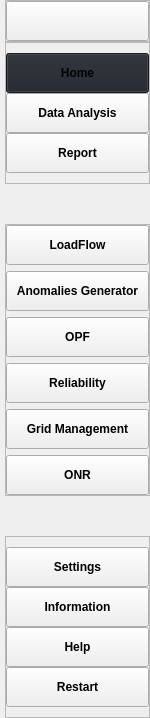
     <widget class="QCustomSlideMenu" name="leftMenuContainer" native="true">
      <property name="minimumSize">
       <size>
        <width>150</width>
        <height>0</height>
       </size>
      </property>
      <property name="maximumSize">
       <size>
        <width>53</width>
        <height>16777215</height>
       </size>
      </property>
      <layout class="QVBoxLayout" name="verticalLayout">
       <property name="spacing">
        <number>0</number>
       </property>
       <property name="leftMargin">
        <number>0</number>
       </property>
       <property name="topMargin">
        <number>0</number>
       </property>
       <property name="rightMargin">
        <number>0</number>
       </property>
       <property name="bottomMargin">
        <number>0</number>
       </property>
       <item>
        <widget class="QWidget" name="leftMenuSubContainer" native="true">
         <property name="minimumSize">
          <size>
           <width>0</width>
           <height>0</height>
          </size>
         </property>
         <property name="maximumSize">
          <size>
           <width>16777215</width>
           <height>16777215</height>
          </size>
         </property>
         <layout class="QVBoxLayout" name="verticalLayout_2">
          <property name="spacing">
           <number>0</number>
          </property>
          <property name="leftMargin">
           <number>5</number>
          </property>
          <property name="topMargin">
           <number>0</number>
          </property>
          <property name="rightMargin">
           <number>0</number>
          </property>
          <property name="bottomMargin">
           <number>0</number>
          </property>
          <item alignment="Qt::AlignTop">
           <widget class="QFrame" name="frame">
            <property name="styleSheet">
             <string notr="true"/>
            </property>
            <property name="frameShape">
             <enum>QFrame::StyledPanel</enum>
            </property>
            <property name="frameShadow">
             <enum>QFrame::Raised</enum>
            </property>
            <layout class="QHBoxLayout" name="horizontalLayout_2">
             <property name="spacing">
              <number>0</number>
             </property>
             <property name="leftMargin">
              <number>0</number>
             </property>
             <property name="topMargin">
              <number>0</number>
             </property>
             <property name="rightMargin">
              <number>0</number>
             </property>
             <property name="bottomMargin">
              <number>0</number>
             </property>
             <item>
              <widget class="QPushButton" name="menuBtn">
               <property name="minimumSize">
                <size>
                 <width>0</width>
                 <height>40</height>
                </size>
               </property>
               <property name="maximumSize">
                <size>
                 <width>16777215</width>
                 <height>40</height>
                </size>
               </property>
               <property name="toolTip">
                <string>Menu</string>
               </property>
               <property name="styleSheet">
                <string notr="true"/>
               </property>
               <property name="text">
                <string/>
               </property>
               <property name="icon">
                <iconset resource="_resources/resources.qrc">
                 <normaloff>:/icons/icons/menu.png</normaloff>:/icons/icons/menu.png</iconset>
               </property>
               <property name="iconSize">
                <size>
                 <width>24</width>
                 <height>24</height>
                </size>
               </property>
               <property name="flat">
                <bool>false</bool>
               </property>
              </widget>
             </item>
            </layout>
           </widget>
          </item>
          <item alignment="Qt::AlignTop">
           <widget class="QFrame" name="frame_2">
            <property name="sizePolicy">
             <sizepolicy hsizetype="Preferred" vsizetype="Preferred">
              <horstretch>0</horstretch>
              <verstretch>0</verstretch>
             </sizepolicy>
            </property>
            <property name="toolTip">
             <string>Data Analysis</string>
            </property>
            <property name="styleSheet">
             <string notr="true"/>
            </property>
            <property name="frameShape">
             <enum>QFrame::StyledPanel</enum>
            </property>
            <property name="frameShadow">
             <enum>QFrame::Raised</enum>
            </property>
            <layout class="QVBoxLayout" name="verticalLayout_3">
             <property name="spacing">
              <number>0</number>
             </property>
             <property name="leftMargin">
              <number>0</number>
             </property>
             <property name="topMargin">
              <number>10</number>
             </property>
             <property name="rightMargin">
              <number>0</number>
             </property>
             <property name="bottomMargin">
              <number>10</number>
             </property>
             <item>
              <widget class="QPushButton" name="homeBtn">
               <property name="minimumSize">
                <size>
                 <width>0</width>
                 <height>40</height>
                </size>
               </property>
               <property name="maximumSize">
                <size>
                 <width>16777215</width>
                 <height>40</height>
                </size>
               </property>
               <property name="font">
                <font>
                 <weight>75</weight>
                 <bold>true</bold>
                </font>
               </property>
               <property name="toolTip">
                <string>Home</string>
               </property>
               <property name="styleSheet">
                <string notr="true">background-color: #1f232a;</string>
               </property>
               <property name="text">
                <string>Home</string>
               </property>
               <property name="icon">
                <iconset resource="_resources/resources.qrc">
                 <normaloff>:/icons/icons/home.png</normaloff>:/icons/icons/home.png</iconset>
               </property>
               <property name="iconSize">
                <size>
                 <width>24</width>
                 <height>24</height>
                </size>
               </property>
               <property name="flat">
                <bool>false</bool>
               </property>
              </widget>
             </item>
             <item>
              <widget class="QPushButton" name="dataBtn">
               <property name="minimumSize">
                <size>
                 <width>0</width>
                 <height>40</height>
                </size>
               </property>
               <property name="maximumSize">
                <size>
                 <width>150</width>
                 <height>40</height>
                </size>
               </property>
               <property name="font">
                <font>
                 <weight>75</weight>
                 <bold>true</bold>
                </font>
               </property>
               <property name="styleSheet">
                <string notr="true"/>
               </property>
               <property name="text">
                <string>Data Analysis</string>
               </property>
               <property name="icon">
                <iconset resource="_resources/resources.qrc">
                 <normaloff>:/icons/icons/analysis.png</normaloff>:/icons/icons/analysis.png</iconset>
               </property>
               <property name="iconSize">
                <size>
                 <width>24</width>
                 <height>24</height>
                </size>
               </property>
               <property name="flat">
                <bool>false</bool>
               </property>
              </widget>
             </item>
             <item>
              <widget class="QPushButton" name="reportBtn">
               <property name="minimumSize">
                <size>
                 <width>0</width>
                 <height>40</height>
                </size>
               </property>
               <property name="maximumSize">
                <size>
                 <width>16777215</width>
                 <height>40</height>
                </size>
               </property>
               <property name="font">
                <font>
                 <weight>75</weight>
                 <bold>true</bold>
                </font>
               </property>
               <property name="toolTip">
                <string>View Report</string>
               </property>
               <property name="styleSheet">
                <string notr="true"/>
               </property>
               <property name="text">
                <string>Report</string>
               </property>
               <property name="icon">
                <iconset resource="_resources/resources.qrc">
                 <normaloff>:/icons/icons/print.png</normaloff>:/icons/icons/print.png</iconset>
               </property>
               <property name="iconSize">
                <size>
                 <width>24</width>
                 <height>24</height>
                </size>
               </property>
               <property name="flat">
                <bool>false</bool>
               </property>
              </widget>
             </item>
            </layout>
           </widget>
          </item>
          <item>
           <spacer name="verticalSpacer">
            <property name="orientation">
             <enum>Qt::Vertical</enum>
            </property>
            <property name="sizeHint" stdset="0">
             <size>
              <width>20</width>
              <height>40</height>
             </size>
            </property>
           </spacer>
          </item>
          <item>
           <widget class="QFrame" name="frame_11">
            <property name="minimumSize">
             <size>
              <width>0</width>
              <height>0</height>
             </size>
            </property>
            <property name="frameShape">
             <enum>QFrame::StyledPanel</enum>
            </property>
            <property name="frameShadow">
             <enum>QFrame::Raised</enum>
            </property>
            <layout class="QVBoxLayout" name="verticalLayout_16">
             <property name="leftMargin">
              <number>0</number>
             </property>
             <property name="topMargin">
              <number>0</number>
             </property>
             <property name="rightMargin">
              <number>0</number>
             </property>
             <property name="bottomMargin">
              <number>0</number>
             </property>
             <item>
              <widget class="QPushButton" name="loadflow_Btn">
               <property name="minimumSize">
                <size>
                 <width>0</width>
                 <height>40</height>
                </size>
               </property>
               <property name="maximumSize">
                <size>
                 <width>16777215</width>
                 <height>40</height>
                </size>
               </property>
               <property name="font">
                <font>
                 <weight>75</weight>
                 <bold>true</bold>
                </font>
               </property>
               <property name="toolTip">
                <string>LoadFlow</string>
               </property>
               <property name="styleSheet">
                <string notr="true"/>
               </property>
               <property name="text">
                <string>LoadFlow</string>
               </property>
               <property name="icon">
                <iconset resource="_resources/resources.qrc">
                 <normaloff>:/icons/icons/loadflow.png</normaloff>:/icons/icons/loadflow.png</iconset>
               </property>
               <property name="iconSize">
                <size>
                 <width>24</width>
                 <height>24</height>
                </size>
               </property>
               <property name="flat">
                <bool>false</bool>
               </property>
              </widget>
             </item>
             <item>
              <widget class="QPushButton" name="anom_Btn">
               <property name="minimumSize">
                <size>
                 <width>0</width>
                 <height>40</height>
                </size>
               </property>
               <property name="maximumSize">
                <size>
                 <width>16777215</width>
                 <height>40</height>
                </size>
               </property>
               <property name="font">
                <font>
                 <weight>75</weight>
                 <bold>true</bold>
                </font>
               </property>
               <property name="toolTip">
                <string>Optimal Power Flow</string>
               </property>
               <property name="styleSheet">
                <string notr="true"/>
               </property>
               <property name="text">
                <string>Anomalies Generator</string>
               </property>
               <property name="icon">
                <iconset resource="_resources/resources.qrc">
                 <normaloff>:/icons/icons/anomaly.png</normaloff>:/icons/icons/anomaly.png</iconset>
               </property>
               <property name="iconSize">
                <size>
                 <width>24</width>
                 <height>24</height>
                </size>
               </property>
               <property name="flat">
                <bool>false</bool>
               </property>
              </widget>
             </item>
             <item>
              <widget class="QPushButton" name="opf_Btn">
               <property name="minimumSize">
                <size>
                 <width>0</width>
                 <height>40</height>
                </size>
               </property>
               <property name="maximumSize">
                <size>
                 <width>16777215</width>
                 <height>40</height>
                </size>
               </property>
               <property name="font">
                <font>
                 <weight>75</weight>
                 <bold>true</bold>
                </font>
               </property>
               <property name="toolTip">
                <string>Optimal Power Flow</string>
               </property>
               <property name="styleSheet">
                <string notr="true"/>
               </property>
               <property name="text">
                <string>OPF</string>
               </property>
               <property name="icon">
                <iconset resource="_resources/resources.qrc">
                 <normaloff>:/icons/icons/opf.png</normaloff>:/icons/icons/opf.png</iconset>
               </property>
               <property name="iconSize">
                <size>
                 <width>24</width>
                 <height>24</height>
                </size>
               </property>
               <property name="flat">
                <bool>false</bool>
               </property>
              </widget>
             </item>
             <item>
              <widget class="QPushButton" name="reliabilithy_Btn">
               <property name="minimumSize">
                <size>
                 <width>0</width>
                 <height>40</height>
                </size>
               </property>
               <property name="maximumSize">
                <size>
                 <width>16777215</width>
                 <height>40</height>
                </size>
               </property>
               <property name="font">
                <font>
                 <weight>75</weight>
                 <bold>true</bold>
                </font>
               </property>
               <property name="toolTip">
                <string>Reliability and Adequacy</string>
               </property>
               <property name="styleSheet">
                <string notr="true"/>
               </property>
               <property name="text">
                <string>Reliability</string>
               </property>
               <property name="icon">
                <iconset resource="_resources/resources.qrc">
                 <normaloff>:/icons/icons/reliability.png</normaloff>:/icons/icons/reliability.png</iconset>
               </property>
               <property name="iconSize">
                <size>
                 <width>24</width>
                 <height>24</height>
                </size>
               </property>
               <property name="flat">
                <bool>false</bool>
               </property>
              </widget>
             </item>
             <item>
              <widget class="QPushButton" name="gidman_Btn">
               <property name="minimumSize">
                <size>
                 <width>0</width>
                 <height>40</height>
                </size>
               </property>
               <property name="maximumSize">
                <size>
                 <width>16777215</width>
                 <height>40</height>
                </size>
               </property>
               <property name="font">
                <font>
                 <weight>75</weight>
                 <bold>true</bold>
                </font>
               </property>
               <property name="toolTip">
                <string>Grid Management</string>
               </property>
               <property name="styleSheet">
                <string notr="true"/>
               </property>
               <property name="text">
                <string>Grid Management</string>
               </property>
               <property name="icon">
                <iconset resource="_resources/resources.qrc">
                 <normaloff>:/icons/icons/gridmanagement.png</normaloff>:/icons/icons/gridmanagement.png</iconset>
               </property>
               <property name="iconSize">
                <size>
                 <width>24</width>
                 <height>24</height>
                </size>
               </property>
               <property name="flat">
                <bool>false</bool>
               </property>
              </widget>
             </item>
             <item>
              <widget class="QPushButton" name="onr_Btn">
               <property name="minimumSize">
                <size>
                 <width>0</width>
                 <height>40</height>
                </size>
               </property>
               <property name="maximumSize">
                <size>
                 <width>16777215</width>
                 <height>40</height>
                </size>
               </property>
               <property name="font">
                <font>
                 <weight>75</weight>
                 <bold>true</bold>
                </font>
               </property>
               <property name="toolTip">
                <string>Optimal Network Reconfiguration</string>
               </property>
               <property name="styleSheet">
                <string notr="true"/>
               </property>
               <property name="text">
                <string>ONR</string>
               </property>
               <property name="icon">
                <iconset resource="_resources/resources.qrc">
                 <normaloff>:/icons/icons/onr.png</normaloff>:/icons/icons/onr.png</iconset>
               </property>
               <property name="iconSize">
                <size>
                 <width>24</width>
                 <height>24</height>
                </size>
               </property>
               <property name="flat">
                <bool>false</bool>
               </property>
              </widget>
             </item>
            </layout>
           </widget>
          </item>
          <item>
           <spacer name="verticalSpacer_2">
            <property name="orientation">
             <enum>Qt::Vertical</enum>
            </property>
            <property name="sizeHint" stdset="0">
             <size>
              <width>20</width>
              <height>40</height>
             </size>
            </property>
           </spacer>
          </item>
          <item alignment="Qt::AlignBottom">
           <widget class="QFrame" name="frame_3">
            <property name="styleSheet">
             <string notr="true"/>
            </property>
            <property name="frameShape">
             <enum>QFrame::StyledPanel</enum>
            </property>
            <property name="frameShadow">
             <enum>QFrame::Raised</enum>
            </property>
            <layout class="QVBoxLayout" name="verticalLayout_4">
             <property name="spacing">
              <number>0</number>
             </property>
             <property name="leftMargin">
              <number>0</number>
             </property>
             <property name="topMargin">
              <number>10</number>
             </property>
             <property name="rightMargin">
              <number>0</number>
             </property>
             <property name="bottomMargin">
              <number>10</number>
             </property>
             <item>
              <widget class="QPushButton" name="settingsBtn">
               <property name="minimumSize">
                <size>
                 <width>0</width>
                 <height>40</height>
                </size>
               </property>
               <property name="maximumSize">
                <size>
                 <width>16777215</width>
                 <height>40</height>
                </size>
               </property>
               <property name="font">
                <font>
                 <weight>75</weight>
                 <bold>true</bold>
                </font>
               </property>
               <property name="toolTip">
                <string>Settings</string>
               </property>
               <property name="styleSheet">
                <string notr="true"/>
               </property>
               <property name="text">
                <string>Settings</string>
               </property>
               <property name="icon">
                <iconset resource="_resources/resources.qrc">
                 <normaloff>:/icons/icons/settings.png</normaloff>:/icons/icons/settings.png</iconset>
               </property>
               <property name="iconSize">
                <size>
                 <width>24</width>
                 <height>24</height>
                </size>
               </property>
               <property name="flat">
                <bool>false</bool>
               </property>
              </widget>
             </item>
             <item>
              <widget class="QPushButton" name="infoBtn">
               <property name="minimumSize">
                <size>
                 <width>0</width>
                 <height>40</height>
                </size>
               </property>
               <property name="maximumSize">
                <size>
                 <width>16777215</width>
                 <height>40</height>
                </size>
               </property>
               <property name="font">
                <font>
                 <weight>75</weight>
                 <bold>true</bold>
                </font>
               </property>
               <property name="toolTip">
                <string>Information</string>
               </property>
               <property name="styleSheet">
                <string notr="true"/>
               </property>
               <property name="text">
                <string>Information</string>
               </property>
               <property name="icon">
                <iconset resource="_resources/resources.qrc">
                 <normaloff>:/icons/icons/info.png</normaloff>:/icons/icons/info.png</iconset>
               </property>
               <property name="iconSize">
                <size>
                 <width>24</width>
                 <height>24</height>
                </size>
               </property>
               <property name="flat">
                <bool>false</bool>
               </property>
              </widget>
             </item>
             <item>
              <widget class="QPushButton" name="helpBtn">
               <property name="minimumSize">
                <size>
                 <width>0</width>
                 <height>40</height>
                </size>
               </property>
               <property name="maximumSize">
                <size>
                 <width>16777215</width>
                 <height>40</height>
                </size>
               </property>
               <property name="font">
                <font>
                 <weight>75</weight>
                 <bold>true</bold>
                </font>
               </property>
               <property name="toolTip">
                <string>Help</string>
               </property>
               <property name="styleSheet">
                <string notr="true"/>
               </property>
               <property name="text">
                <string>Help</string>
               </property>
               <property name="icon">
                <iconset resource="_resources/resources.qrc">
                 <normaloff>:/icons/icons/help.png</normaloff>:/icons/icons/help.png</iconset>
               </property>
               <property name="iconSize">
                <size>
                 <width>24</width>
                 <height>24</height>
                </size>
               </property>
               <property name="flat">
                <bool>false</bool>
               </property>
              </widget>
             </item>
             <item>
              <widget class="QPushButton" name="restartBtn">
               <property name="minimumSize">
                <size>
                 <width>0</width>
                 <height>40</height>
                </size>
               </property>
               <property name="maximumSize">
                <size>
                 <width>16777215</width>
                 <height>40</height>
                </size>
               </property>
               <property name="font">
                <font>
                 <weight>75</weight>
                 <bold>true</bold>
                </font>
               </property>
               <property name="toolTip">
                <string>Settings</string>
               </property>
               <property name="styleSheet">
                <string notr="true"/>
               </property>
               <property name="text">
                <string>Restart</string>
               </property>
               <property name="icon">
                <iconset resource="_resources/resources.qrc">
                 <normaloff>:/icons/icons/restart.png</normaloff>:/icons/icons/restart.png</iconset>
               </property>
               <property name="iconSize">
                <size>
                 <width>24</width>
                 <height>24</height>
                </size>
               </property>
               <property name="flat">
                <bool>false</bool>
               </property>
              </widget>
             </item>
            </layout>
           </widget>
          </item>
         </layout>
        </widget>
       </item>
      </layout>
     </widget>
